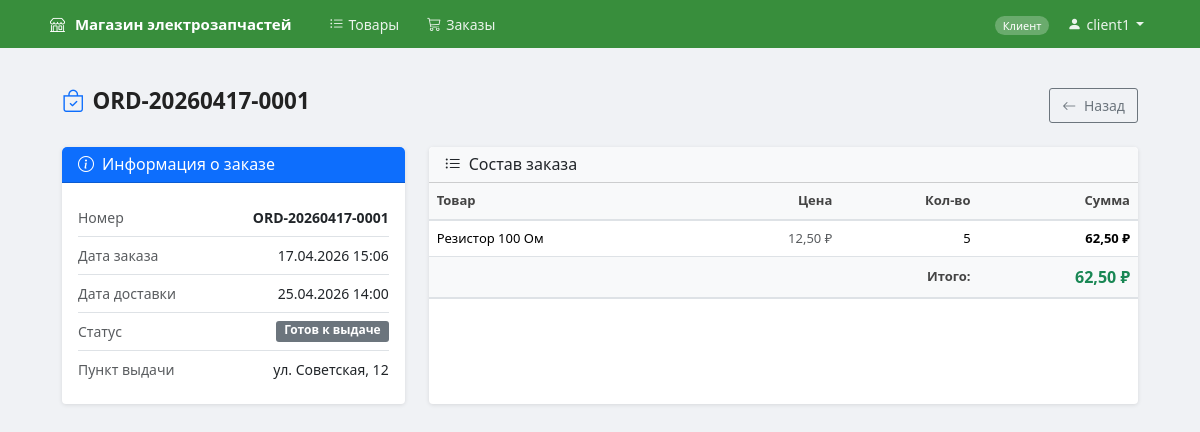
Screenshot of /orders/1/ (signed in) with the database file from the repository.
### orders/models.py (models this page shows, shortened)
class Order(models.Model):
    order_number = models.CharField(max_length=50, unique=True, verbose_name='Номер заказа')
    order_date = models.DateTimeField(auto_now_add=True, verbose_name='Дата заказа')
    delivery_date = models.DateTimeField(null=True, blank=True, verbose_name='Дата доставки')
    customer = models.ForeignKey(
        User, on_delete=models.CASCADE, related_name='orders', verbose_name='Клиент'
    )
    status = models.ForeignKey(
        OrderStatus, on_delete=models.PROTECT, verbose_name='Статус'
    )
    pickup_point = models.ForeignKey(
        PickupPoint, on_delete=models.PROTECT, verbose_name='Пункт выдачи'
    )
    class Meta:
        verbose_name = 'Заказ'
        verbose_name_plural = 'Заказы'
        ordering = ['-order_date']
    def total_price(self):
        return sum(item.price * item.quantity for item in self.items.all())

class OrderStatus(models.Model):
    name = models.CharField(max_length=50, unique=True, verbose_name='Название')
    class Meta:
        verbose_name = 'Статус заказа'
        verbose_name_plural = 'Статусы заказов'
        ordering = ['name']

class PickupPoint(models.Model):
    address = models.CharField(max_length=300, unique=True, verbose_name='Адрес')
    class Meta:
        verbose_name = 'Пункт выдачи'
        verbose_name_plural = 'Пункты выдачи'
        ordering = ['address']

class OrderItem(models.Model):
    order = models.ForeignKey(
        Order, on_delete=models.CASCADE, related_name='items', verbose_name='Заказ'
    )
    product = models.ForeignKey(
        'products.Product',
        on_delete=models.PROTECT,
        related_name='order_items',
        verbose_name='Товар',
    )
    quantity = models.PositiveIntegerField(verbose_name='Количество')
    price = models.DecimalField(max_digits=10, decimal_places=2, verbose_name='Цена')
    class Meta:
        verbose_name = 'Позиция заказа'
        verbose_name_plural = 'Позиции заказа'
        unique_together = [['order', 'product']]
    def subtotal(self):
        return self.price * self.quantity

### products/models.py (models this page shows, shortened)
class Product(models.Model):
    name = models.CharField(max_length=200, verbose_name="Название товара")
    category = models.ForeignKey(Category, on_delete=models.CASCADE, verbose_name="Категория")
    description = models.TextField(blank=True, verbose_name="Описание")
    manufacturer = models.ForeignKey(Manufacturer, on_delete=models.CASCADE, verbose_name="Производитель")
    supplier = models.ForeignKey(Supplier, on_delete=models.CASCADE, verbose_name="Поставщик")
    price = models.DecimalField(
        max_digits=10,
        decimal_places=2,
        validators=[MinValueValidator(Decimal('0.00'))],
        verbose_name="Цена"
    )
    unit = models.ForeignKey(Unit, on_delete=models.CASCADE, verbose_name="Единица измерения")
    quantity = models.IntegerField(
        default=0,
        validators=[MinValueValidator(0)],
        verbose_name="Количество на складе"
    )
    discount = models.DecimalField(
        max_digits=5,
        decimal_places=2,
        default=0.00,
        validators=[MinValueValidator(Decimal('0.00')), MaxValueValidator(Decimal('100.00'))],
        verbose_name="Скидка (%)"
    )
    image = models.ImageField(
        upload_to='products/',
        blank=True,
        null=True,
        verbose_name="Изображение товара"
    )
    class Meta:
        verbose_name = "Товар"
        verbose_name_plural = "Товары"
        ordering = ['name']

### orders/views.py (the view)
# urls.py: path('<int:pk>/', views.order_detail, name='order_detail'),
@login_required
def order_detail(request, pk):
    role = get_user_role(request.user)
    if role == 'guest':
        messages.error(request, 'Доступ запрещён.')
        return redirect('products:product_list')
    order = get_object_or_404(Order, pk=pk)
    if role == 'client' and order.customer != request.user:
        messages.error(request, 'У вас нет доступа к этому заказу.')
        return redirect('orders:order_list')
    return render(request, 'orders/order_detail.html', {
        'order': order,
        'user_role': role,
    })

### accounts/context_processors.py (called while the page is built)
def current_user_role(request):
    return {'current_user_role': get_user_role(request.user)}

### accounts/utils.py (called while the page is built)
def get_user_role(user):
    if not user.is_authenticated:
        return 'guest'
    if user.is_superuser:
        return 'admin'
    groups = set(user.groups.values_list('name', flat=True))
    if 'Менеджеры' in groups:
        return 'manager'
    if 'Клиенты' in groups:
        return 'client'
    return 'guest'

### templates/orders/order_detail.html (shortened to what this page needs)
{% extends 'base/base.html' %}
{% block content %}
<div class="d-flex justify-content-between align-items-center mb-4">
    <h1><i class="bi bi-bag-check text-primary me-2"></i>{{ order.order_number }}</h1>
    <div class="d-flex gap-2">
        <a href="{% url 'orders:order_list' %}" class="btn btn-outline-secondary">
            <i class="bi bi-arrow-left me-1"></i> Назад
        </a>
    </div>
</div>
<div class="row g-4">
    <div class="col-lg-4">
        <div class="card h-100">
            <div class="card-header bg-primary text-white">
                <h6 class="mb-0"><i class="bi bi-info-circle me-2"></i>Информация о заказе</h6>
            </div>
            <div class="card-body">
                <ul class="list-group list-group-flush">
                    <li class="list-group-item d-flex justify-content-between px-0">
                        <span class="text-muted">Номер</span>
                        <span class="fw-semibold">{{ order.order_number }}</span>
                    </li>
                    <li class="list-group-item d-flex justify-content-between px-0">
                        <span class="text-muted">Дата заказа</span>
                        <span>{{ order.order_date|date:"d.m.Y H:i" }}</span>
                    </li>
                    {% if order.delivery_date %}
                    <li class="list-group-item d-flex justify-content-between px-0">
                        <span class="text-muted">Дата доставки</span>
                        <span>{{ order.delivery_date|date:"d.m.Y H:i" }}</span>
                    </li>
                    {% endif %}
                    <li class="list-group-item d-flex justify-content-between px-0">
                        <span class="text-muted">Статус</span>
                        <span class="badge bg-secondary">{{ order.status.name }}</span>
                    </li>
                    <li class="list-group-item d-flex justify-content-between px-0">
                        <span class="text-muted">Пункт выдачи</span>
                        <span class="text-end" style="max-width:60%">{{ order.pickup_point.address }}</span>
                    </li>
                </ul>
            </div>
        </div>
    </div>
    <div class="col-lg-8">
        <div class="card h-100">
            <div class="card-header bg-light">
                <h6 class="mb-0"><i class="bi bi-list-ul me-2"></i>Состав заказа</h6>
            </div>
            <div class="card-body p-0">
                {% if order.items.all %}
                <div class="table-responsive">
                    <table class="table table-hover mb-0">
                        <thead class="table-light">
                            <tr>
                                <th>Товар</th>
                                <th class="text-end">Цена</th>
                                <th class="text-end">Кол-во</th>
                                <th class="text-end">Сумма</th>
                            </tr>
                        </thead>
                        <tbody>
                            {% for item in order.items.all %}
                            <tr>
                                <td>{{ item.product.name }}</td>
                                <td class="text-end text-muted">{{ item.price }} ₽</td>
                                <td class="text-end">{{ item.quantity }}</td>
                                <td class="text-end fw-semibold">{{ item.subtotal }} ₽</td>
                            </tr>
                            {% endfor %}
                        </tbody>
                        <tfoot class="table-light">
                            <tr>
                                <th colspan="3" class="text-end">Итого:</th>
                                <th class="text-end text-success fs-6">{{ order.total_price }} ₽</th>
                            </tr>
                        </tfoot>
                    </table>
                </div>
                {% else %}
                <div class="text-center py-4 text-muted">
                    <i class="bi bi-inbox" style="font-size:2rem"></i>
                    <p class="mt-2 mb-0">Позиции не добавлены</p>
                </div>
                {% endif %}
            </div>
        </div>
    </div>
</div>
{% endblock %}

### templates/base/base.html (shortened to what this page needs)
<!DOCTYPE html>
<html lang="ru">
<head>
    {% load static %}
    <link href="https://cdn.jsdelivr.net/npm/bootstrap@5.3.3/dist/css/bootstrap.min.css" rel="stylesheet">
    <link href="https://cdn.jsdelivr.net/npm/bootstrap-icons@1.11.3/font/bootstrap-icons.min.css" rel="stylesheet">
</head>
<body>
<nav class="navbar navbar-expand-lg">
    <div class="container">
        <a class="navbar-brand" href="{% url 'products:product_list' %}">
            <i class="bi bi-shop"></i> Магазин электрозапчастей
        </a>
        <div class="collapse navbar-collapse" id="navbarNav">
            <ul class="navbar-nav me-auto">
                <li class="nav-item">
                    <a class="nav-link" href="{% url 'products:product_list' %}">
                        <i class="bi bi-list-ul"></i> Товары
                    </a>
                </li>
                {% if current_user_role != 'guest' %}
                <li class="nav-item">
                    <a class="nav-link" href="{% url 'orders:order_list' %}">
                        <i class="bi bi-cart3"></i> Заказы
                    </a>
                </li>
                {% endif %}
            </ul>
            <ul class="navbar-nav align-items-center">
                {% if user.is_authenticated %}
                    {% if current_user_role == 'admin' %}
                        <li class="nav-item"><span class="role-badge-nav">Администратор</span></li>
                    {% elif current_user_role == 'manager' %}
                        <li class="nav-item"><span class="role-badge-nav">Менеджер</span></li>
                    {% elif current_user_role == 'client' %}
                        <li class="nav-item"><span class="role-badge-nav">Клиент</span></li>
                    {% endif %}
                    <li class="nav-item dropdown">
                        <a class="nav-link dropdown-toggle" href="#" id="userDropdown" role="button" data-bs-toggle="dropdown">
                            <i class="bi bi-person-fill"></i> {{ user.get_full_name|default:user.username }}
                        </a>
                    </li>
                {% else %}
                    <li class="nav-item">
                        <a class="nav-link" href="{% url 'accounts:login' %}">
                            <i class="bi bi-box-arrow-in-right"></i> Войти
                        </a>
                    </li>
                {% endif %}
            </ul>
        </div>
    </div>
</nav>
<main class="container mt-3">
    {% block content %}{% endblock %}
</main>
</body>
</html>

### templates/base/base.html (style rules this page uses)
:root { --accent: #388E3C; --accent-dark: #2E7D32; }
body { background-color: #f0f2f5; font-family: 'Segoe UI', Tahoma, Geneva, Verdana, sans-serif; font-size: 14px; }
.navbar { background-color: #388E3C !important; padding: 0 0; height: 48px; }
.navbar .container { height: 48px; }
.navbar-brand { font-weight: 600; font-size: 15px; color: #fff !important; padding: 0 8px; }
.navbar-brand i { margin-right: 6px; }
.navbar .nav-link { color: rgba(255,255,255,0.9) !important; font-size: 14px; padding: 0 14px !important; height: 48px; display: flex; align-items: center; }
.navbar .nav-link i { margin-right: 5px; }
.navbar .dropdown-toggle::after { margin-left: 6px; }
.role-badge-nav { font-size: 11px; background: rgba(255,255,255,0.25); color: #fff; padding: 2px 8px; border-radius: 10px; margin-right: 4px; }
main.container { padding-top: 24px; padding-bottom: 40px; max-width: 1100px; }
.card { border: none; border-radius: 4px; box-shadow: 0 1px 4px rgba(0,0,0,0.1); }
.btn-outline-secondary { border-radius: 3px; font-size: 14px; }
.table th { font-size: 13px; font-weight: 600; color: #444; background: #f8f9fa; border-bottom: 2px solid #dee2e6; }
.table td { font-size: 13px; vertical-align: middle; }
h1 { font-size: 1.4rem; font-weight: 700; color: #222; }
.badge { font-size: 12px; border-radius: 3px; padding: 3px 8px; }

### rows the page displays
Order: order_number "ORD-20260417-0001", order_date "17.04.2026 15:06", delivery_date "25.04.2026 14:00", status.name "Готов к выдаче", pickup_point.address "ул. Советская, 12", total_price "62,50"
OrderItem: product.name "Резистор 100 Ом", price "12,50", quantity "5", subtotal "62,50"

### other values shown
{{ user.get_full_name|default:user.username }} "client1"
